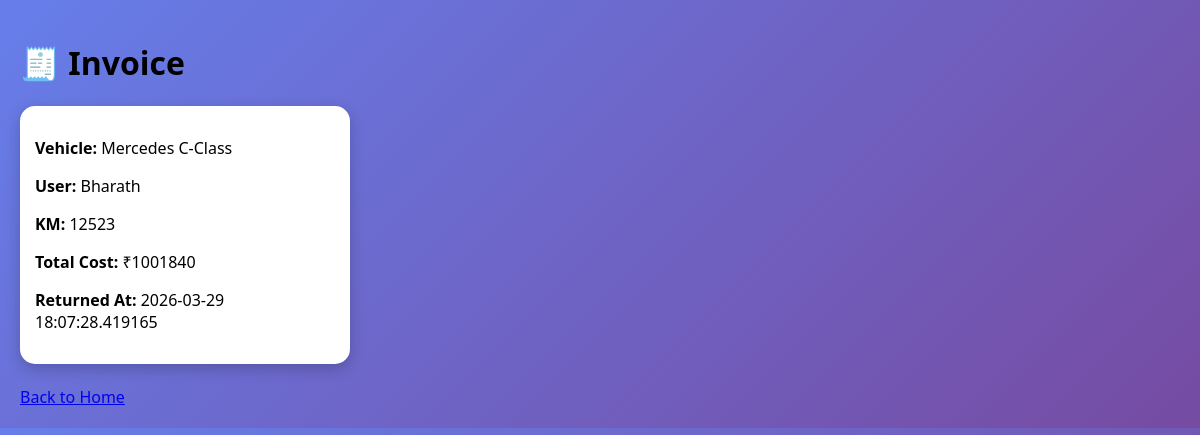
The app's page /invoice/1 with its own data.
### tables this page shows
CREATE TABLE vehicles (
            id INTEGER PRIMARY KEY AUTOINCREMENT,
            name TEXT,
            rent_per_km INTEGER,
            available INTEGER,
            image TEXT
        );

CREATE TABLE rentals (
            id INTEGER PRIMARY KEY AUTOINCREMENT,
            vehicle_id INTEGER,
            user_name TEXT,
            id_proof TEXT,
            start_time TEXT,
            end_time TEXT,
            km INTEGER,
            cost INTEGER
        );

### app.py (the view)
@app.route('/invoice/<int:rental_id>')
def invoice(rental_id):
    conn = get_db_connection()
    data = conn.execute('''
        SELECT rentals.*, vehicles.name as vehicle_name
        FROM rentals JOIN vehicles ON rentals.vehicle_id = vehicles.id
        WHERE rentals.id=?
    ''', (rental_id,)).fetchone()
    conn.close()
    return render_template('invoice.html', r=data)

### app.py (called while the page is built)
def get_db_connection():
    conn = sqlite3.connect('database.db')
    conn.row_factory = sqlite3.Row
    return conn

### templates/invoice.html (shortened to what this page needs)
<!DOCTYPE html>
<html>
<head>
    <link rel="stylesheet" href="{{ url_for('static', filename='style.css') }}">
</head>
<body>
<div class="container">
<h1>🧾 Invoice</h1>
<div class="card">
    <p><b>Vehicle:</b> {{ r.vehicle_name }}</p>
    <p><b>User:</b> {{ r.user_name }}</p>
    <p><b>KM:</b> {{ r.km }}</p>
    <p><b>Total Cost:</b> ₹{{ r.cost }}</p>
    <p><b>Returned At:</b> {{ r.end_time }}</p>
</div>
<br>
<a href="/">Back to Home</a>
</div>
</body>
</html>

### static/style.css (style rules this page uses)
body { font-family: 'Segoe UI', sans-serif; margin: 0; background: linear-gradient(135deg, #667eea, #764ba2); }
.container { padding: 20px; }
.card { background: white; padding: 15px; border-radius: 15px; width: 100%; max-width: 300px; box-shadow: 0 5px 15px rgba(0,0,0,0.2); transition: 0.3s; }

### records on screen
vehicles: vehicle_name "Mercedes C-Class"
rentals: user_name "Bharath", km "12523", cost "1001840", end_time "2026-03-29 18:07:28.419165"
